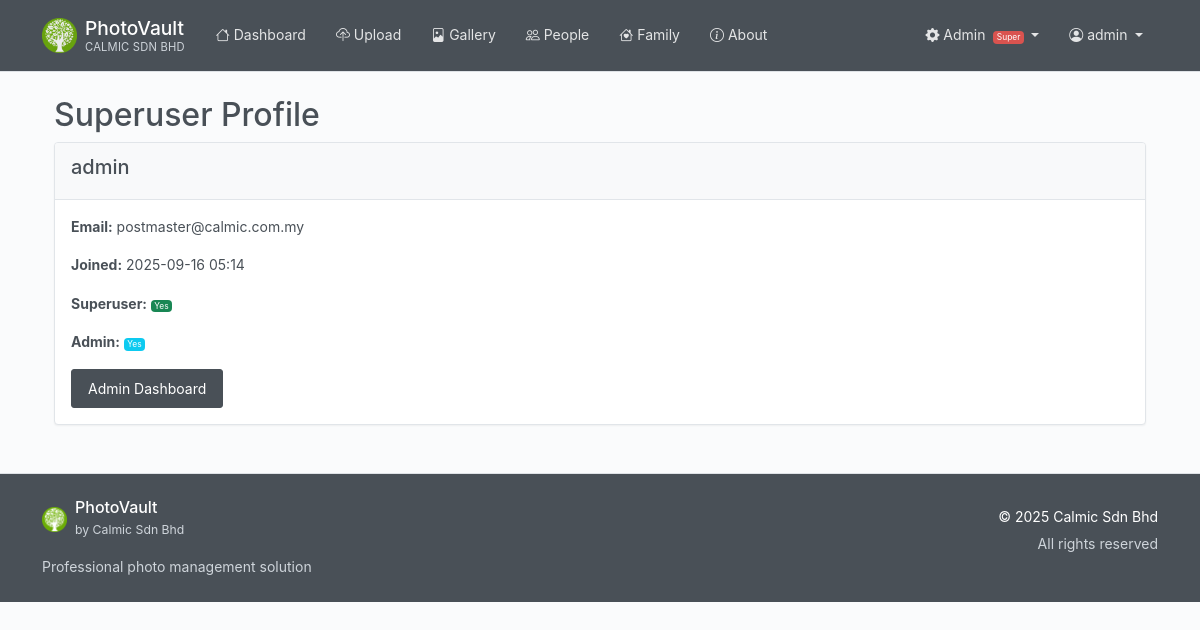
The app's page /admin/profile (signed in) with its own data.
### photovault/models/__init__.py (models this page shows, shortened)
class User(UserMixin, db.Model):
    id = db.Column(db.Integer, primary_key=True)
    username = db.Column(db.String(80), unique=True, nullable=False)
    email = db.Column(db.String(120), unique=True, nullable=False)
    password_hash = db.Column(db.String(255), nullable=False)
    created_at = db.Column(db.DateTime, default=datetime.utcnow)
    is_active = db.Column(db.Boolean, default=True)
    is_admin = db.Column(db.Boolean, default=False, nullable=False)
    is_superuser = db.Column(db.Boolean, default=False, nullable=False)
    photos = db.relationship('Photo', backref='user', lazy=True, cascade='all, delete-orphan')
    albums = db.relationship('Album', backref='user', lazy=True, cascade='all, delete-orphan')
    people = db.relationship('Person', backref='user', lazy=True, cascade='all, delete-orphan')

### photovault/routes/admin.py (the view)
    def wrap(*args, **kwargs):
        if not current_user.is_authenticated or not (current_user.is_admin or current_user.is_superuser):
            logger.warning(f"Unauthorized admin access attempt by user {current_user.id if current_user.is_authenticated else 'anonymous'}")
            flash("You do not have permission to access that page.", "danger")
            abort(403)  # Forbidden
        return f(*args, **kwargs)

### photovault/routes/admin.py (called while the page is built)
def admin_required(f):
    def wrap(*args, **kwargs):
        if not current_user.is_authenticated or not (current_user.is_admin or current_user.is_superuser):
            logger.warning(f"Unauthorized admin access attempt by user {current_user.id if current_user.is_authenticated else 'anonymous'}")
            flash("You do not have permission to access that page.", "danger")
            abort(403)  # Forbidden
        return f(*args, **kwargs)
    wrap.__name__ = f.__name__
    return wrap

@admin_bp.route('/profile')
@login_required
@admin_required # Both admins and superusers can view their profile
def profile():
    return render_template('admin/profile.html', user=current_user)

### photovault/templates/admin/profile.html (shortened to what this page needs)
{% extends "base.html" %}
{% block content %}
<div class="container mt-4">
    <h2>Superuser Profile</h2>
    <div class="card">
        <div class="card-header">
            <h5>{{ user.username }}</h5>
        </div>
        <div class="card-body">
            <p><strong>Email:</strong> {{ user.email }}</p>
            <p><strong>Joined:</strong> {{ user.created_at.strftime('%Y-%m-%d %H:%M') if user.created_at else 'N/A' }}</p>
            <p><strong>Superuser:</strong>
                {% if user.is_superuser %}
                    <span class="badge bg-success">Yes</span>
                {% else %}
                    <span class="badge bg-secondary">No</span>
                {% endif %}
            </p>
            <p><strong>Admin:</strong>
                {% if user.is_admin %}
                    <span class="badge bg-info">Yes</span>
                {% else %}
                    <span class="badge bg-secondary">No</span>
                {% endif %}
            </p>
            <a href="{{ url_for('admin.dashboard') }}" class="btn btn-primary">Admin Dashboard</a>
        </div>
    </div>
</div>
{% endblock %}

### photovault/templates/base.html (shortened to what this page needs)
<!DOCTYPE html>
<html lang="en">
<head>
    <link href="https://cdn.jsdelivr.net/npm/bootstrap@5.1.3/dist/css/bootstrap.min.css" rel="stylesheet"
>
    <link rel="stylesheet" href="https://cdn.jsdelivr.net/npm/bootstrap-icons@1.11.3/font/bootstrap-icons.css">
    <link rel="stylesheet" href="{{ url_for('static', filename='css/style.css') }}">
</head>
<body>
    <nav class="navbar navbar-expand-lg navbar-dark" role="navigation" aria-label="Main navigation">
        <div class="container">
            <a class="navbar-brand d-flex align-items-center" href="{{ url_for('main.index') }}" aria-label="PhotoVault Home">
                <div class="logo-container me-2 d-flex align-items-center">
                    <img src="{{ url_for('static', filename='img/calmic-logo.png') }}"
                         alt="Calmic Logo"
                         height="35"
                         class="logo-img"
                         onload="this.parentNode.querySelector('.logo-fallback').style.display='none';"
                         onerror="this.style.display='none'; this.parentNode.querySelector('.logo-fallback').style.display='flex';">
                </div>
                <div class="brand-text">
                    <div class="brand-name">{{ app_title if app_title else 'PhotoVault' }}</div>
                    <div class="company-name">{{ company_info.name if company_info else 'Calmic Sdn Bhd' }}</div>
                </div>
            </a>
            <div class="collapse navbar-collapse" id="navbarNav">
                {% if current_user.is_authenticated %}
                <div class="navbar-nav me-auto">
                    <a class="nav-link {{ 'active' if request.endpoint == 'main.dashboard' }}"
                       href="{{ url_for('main.dashboard') }}" aria-current="{% if request.endpoint == 'main.dashboard' %}page{% endif %}">
                        <i class="bi bi-house" aria-hidden="true"></i> Dashboard
                    </a>
                    <a class="nav-link {{ 'active' if request.endpoint == 'photo.upload_photo' }}"
                       href="/upload" aria-current="{% if request.endpoint == 'photo.upload_photo' %}page{% endif %}">
                        <i class="bi bi-cloud-upload" aria-hidden="true"></i> Upload
                    </a>
                    <a class="nav-link"
                       href="/gallery" aria-current="page">
                        <i class="bi bi-file-image" aria-hidden="true"></i> Gallery
                    </a>
                    <a class="nav-link {{ 'active' if request.endpoint == 'main.people' }}"
                       href="{{ url_for('main.people') }}" aria-current="{% if request.endpoint == 'main.people' %}page{% endif %}">
                        <i class="bi bi-people" aria-hidden="true"></i> People
                    </a>
                    <a class="nav-link {{ 'active' if request.endpoint and request.endpoint.startswith('family.') }}"
                       href="{{ url_for('family.index') }}" aria-current="{% if request.endpoint and request.endpoint.startswith('family.') %}page{% endif %}">
                        <i class="bi bi-house-heart" aria-hidden="true"></i> Family
                    </a>
                    <a class="nav-link {{ 'active' if request.endpoint == 'main.about' }}"
                       href="{{ url_for('main.about') }}" aria-current="{% if request.endpoint == 'main.about' %}page{% endif %}">
                        <i class="bi bi-info-circle" aria-hidden="true"></i> About
                    </a>
                </div>
                <div class="navbar-nav ms-auto">
                    {% if current_user.is_admin or current_user.is_superuser %}
                    <div class="nav-item dropdown">
                        <a class="nav-link dropdown-toggle" href="#" id="adminDropdown" role="button"
                           data-bs-toggle="dropdown" aria-expanded="false" aria-label="Admin menu">
                            <i class="bi bi-gear-fill" aria-hidden="true"></i> Admin
                            {% if current_user.is_superuser %}
                                <span class="badge bg-danger ms-1" aria-label="Superuser role">Super</span>
                            {% else %}
                                <span class="badge bg-warning ms-1" aria-label="Admin role">Admin</span>
                            {% endif %}
                        </a>
                    </div>
                    {% endif %}
                    <div class="nav-item dropdown">
                        <a class="nav-link dropdown-toggle" href="#" id="userDropdown" role="button"
                           data-bs-toggle="dropdown" aria-expanded="false" aria-label="User menu for {{ current_user.username }}">
                            <i class="bi bi-person-circle" aria-hidden="true"></i>
                            <span class="d-none d-sm-inline">{{ current_user.username }}</span>
                        </a>
                    </div>
                </div>
                {% endif %}
            </div>
        </div>
    </nav>
    <main class="container my-4" id="main-content" role="main">
        {% block content %}{% endblock %}
    </main>
    <footer class="py-4 mt-5" role="contentinfo">
        <div class="container">
            <div class="row">
                <div class="col-md-6 mb-3 mb-md-0">
                    <div class="d-flex align-items-center mb-3">
                        <div class="footer-logo-container me-2 d-flex align-items-center">
                            <img src="{{ url_for('static', filename='img/calmic-logo.png') }}"
                                 alt="Calmic Logo"
                                 height="25"
                                 class="footer-logo-img"
                                 onload="this.parentNode.querySelector('.footer-logo-fallback').style.display='none';"
                                 onerror="this.style.display='none'; this.parentNode.querySelector('.footer-logo-fallback').style.display='flex';">
                        </div>
                        <div>
                            <h6 class="mb-0">{{ app_title if app_title else 'PhotoVault' }}</h6>
                            <small class="text-muted">by {{ company_info.name if company_info else 'Calmic Sdn Bhd' }}</small>
                        </div>
                    </div>
                    <p class="text-muted mb-0">Professional photo management solution</p>
                </div>
                <div class="col-md-6 text-md-end">
                    <p class="mb-1">{{ company_copyright if company_copyright else '© 2025 Calmic Sdn Bhd' }}</p>
                    <p class="text-muted mb-0">All rights reserved</p>
                </div>
            </div>
        </div>
    </footer>
</body>
</html>

### photovault/static/css/style.css (style rules this page uses)
body { font-family: -apple-system, BlinkMacSystemFont, 'Segoe UI', Roboto, 'Helvetica Neue', Arial, sans-serif; font-size: 14px; line-height: 1.6; color: #495057; background-color: #fafbfc; font-weight: 400; }
:root { --primary-color: #495057; --secondary-color: #868e96; --success-color: #51a351; --info-color: #5bc0de; --warning-color: #f0ad4e; --danger-color: #d9534f; --light-bg: #fafbfc; --lighter-bg: #ffffff; --border-color: #e1e5e9; --text-muted: #6c757d; --text-dark: #495057; }
.navbar-brand { font-weight: 500; font-size: 1.2rem; padding: 0.5rem 0; color: #ffffff !important; }
.navbar-brand img { border-radius: 2px; opacity: 0.9; }
.brand-text { line-height: 1.3; }
.brand-name { font-size: 1.2rem; font-weight: 500; color: #ffffff; margin-bottom: -1px; }
.company-name { font-size: 0.7rem; color: #ced4da; font-weight: 400; text-transform: uppercase; letter-spacing: 0.2px; }
.navbar-dark { background-color: var(--primary-color) !important; border-bottom: 1px solid #dee2e6; box-shadow: none; }
.navbar-dark .navbar-nav .nav-link { color: rgba(255,255,255,0.85) !important; font-weight: 400; padding: 0.5rem 0.875rem; border-radius: 3px; margin: 0 1px; transition: all 0.15s ease; }
.badge { font-size: 0.6em; font-weight: 400; padding: 0.25em 0.4em; }
.badge.bg-danger { background-color: var(--danger-color) !important; }
.card { border: 1px solid var(--border-color); border-radius: 4px; box-shadow: 0 1px 2px rgba(0,0,0,0.05); transition: box-shadow 0.15s ease; background-color: var(--lighter-bg); }
.card-header { background-color: #f8f9fa; border-bottom: 1px solid var(--border-color); font-weight: 500; color: var(--text-dark); padding: 0.75rem 1rem; font-size: 0.9rem; }
.btn { border-radius: 3px; font-weight: 400; font-size: 0.875rem; padding: 0.5rem 1rem; transition: all 0.15s ease; border-width: 1px; }
.btn-primary { background-color: var(--primary-color); border-color: var(--primary-color); color: #ffffff; }
footer { background-color: var(--primary-color); color: #ffffff; border-top: 1px solid #dee2e6; }
footer .text-muted { color: #ced4da !important; }
.text-muted { color: var(--text-muted) !important; }
.bg-success, .bg-success * { color: #ffffff !important; }
.bg-info, .bg-info * { color: #ffffff !important; }
.bg-danger, .bg-danger * { color: #ffffff !important; }
.card { background-color: #ffffff !important; color: #495057 !important; }
.card-body { color: inherit !important; }

### records on screen
User: username "admin", email "postmaster@calmic.com.my", created_at "2025-09-16 05:14"

### other values on screen
{{ app_title if app_title else 'PhotoVault' }} "PhotoVault"
{{ company_info.name if company_info else 'Calmic Sdn Bhd' }} "CALMIC SDN BHD"
{{ company_info.name if company_info else 'Calmic Sdn Bhd' }} "Calmic Sdn Bhd"
{{ company_copyright if company_copyright else '© 2025 Calmic Sdn Bhd' }} "© 2025 Calmic Sdn Bhd"
